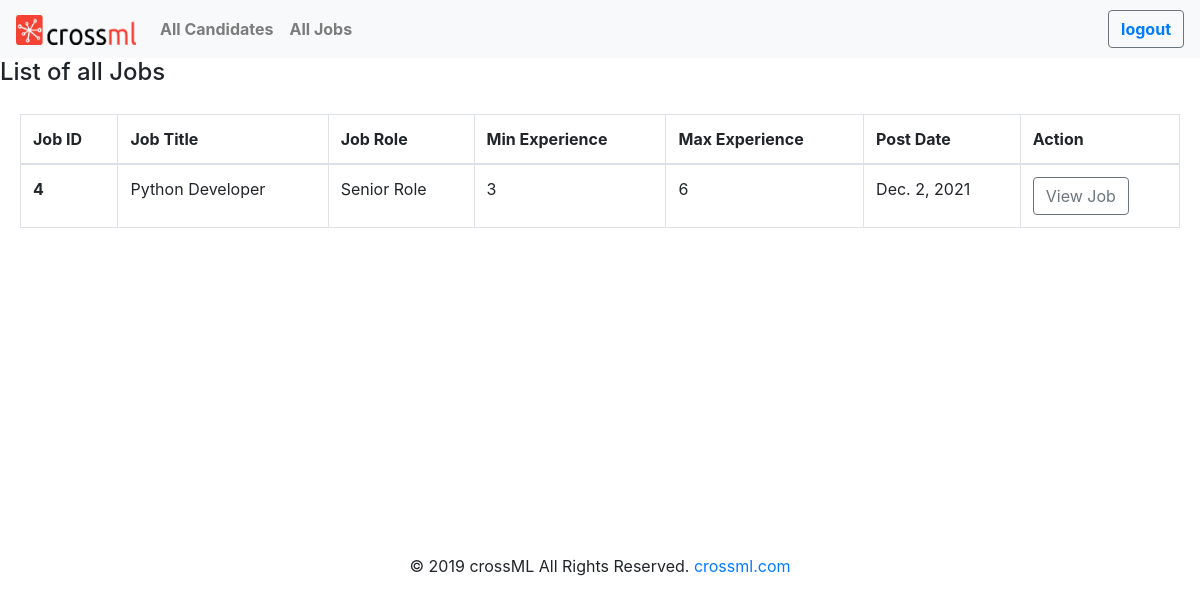
/dashboard/jobs/ (signed in), run on the app's committed database.
### careers/models.py (models this page shows, shortened)
class Careers(models.Model):
    job_choices = (
        ('Senior Role','Senior Role'),
        ('Junior Role','Junior Role'),
        ('Fresher','Fresher'),
        ('Intern','Intern'),
    )
    job_role = models.CharField(max_length=20, choices=job_choices,null=True)
    experience_choices_min = (
        ('0','0'),
        ('1','1'),
        ('2','2'),
        ('3','3'),
        ('4','4'),
        ('5','5'),
        ('6','6'),
        ('7','7'),
        ('8','8'),
        ('9','9'),
        ('10','10'),
    )
    min_experience = models.CharField(max_length=50, choices=experience_choices_min,null=True)
    experience_choices_mix = (
        ('0','0'),
        ('1','1'),
        ('2','2'),
        ('3','3'),
        ('4','4'),
        ('5','5'),
        ('6','6'),
        ('7','7'),
        ('8','8'),
        ('9','9'),
        ('10','10'),
    )
    max_experience = models.CharField(max_length=50, choices=experience_choices_mix,null=True)
    job_title = models.CharField(max_length=50)
    job_description = RichTextField()
    loction = models.CharField(max_length=20)
    post_date = models.DateField()
    company_introduction = RichTextField(null=True)
    eligibility_criteria = RichTextField(null=True)
    job_full_description = RichTextField(null=True)
    roles_and_responsibilities= RichTextField(null=True)

### dashboard/views.py (the view)
# urls.py: path('jobs/', views.Show_all_jobs, name="jobs"),
@login_required
def Show_all_jobs(request):
    jobData = Careers.objects.all()
    return render(request, 'dashboard/all_jobs.html',{'jobDatas':jobData})

### templates/dashboard/all_jobs.html (shortened to what this page needs)
{% extends 'base.html' %}
{% load static %}
{% block body %}
<h4>List of all Jobs </h4>
<div class="card-body">
<table class="table table-bordered">
  <thead>
    <tr>
      <th scope="col">Job ID</th>
      <th scope="col">Job Title</th>
      <th scope="col">Job Role</th>
      <th scope="col">Min Experience</th>
      <th scope="col">Max Experience</th>
      <th scope="col">Post Date </th>
      <th scope="col">Action </th>
    </tr>
  </thead>
  <tbody>
    <tr>
    {% for jobtData in jobDatas %}
      <th scope="row">{{jobtData.id}}</th>
      <td>{{jobtData.job_title}}</td>
      <td>{{jobtData.job_role}}</td>
      <td>{{jobtData.min_experience}}</td>
      <td>{{jobtData.max_experience}}</td>
      <td>{{jobtData.post_date}}</td>
      <td><a <button type="button" class="btn btn-outline-secondary" href="{% url 'job' jobtData.id %}" > View Job</button></td></a>
    {% endfor %}
  </tbody>
</table>
</div>
{% endblock %}

### data on the page
Careers: id "4", job_title "Python Developer", job_role "Senior Role", min_experience "3", max_experience "6", post_date "Dec. 2, 2021"
